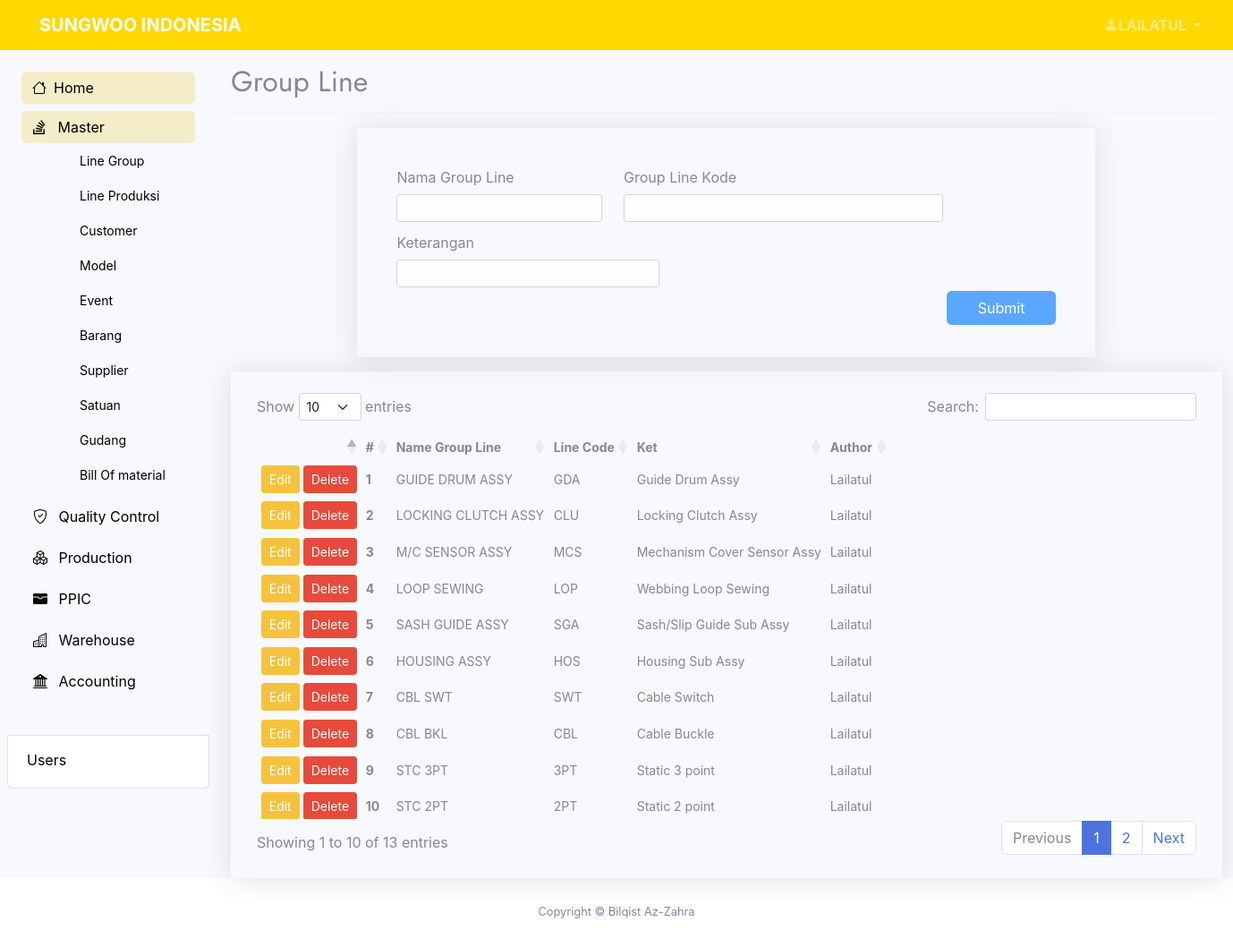
The app's page /pages/master/add-grupline.php (signed in), older data.
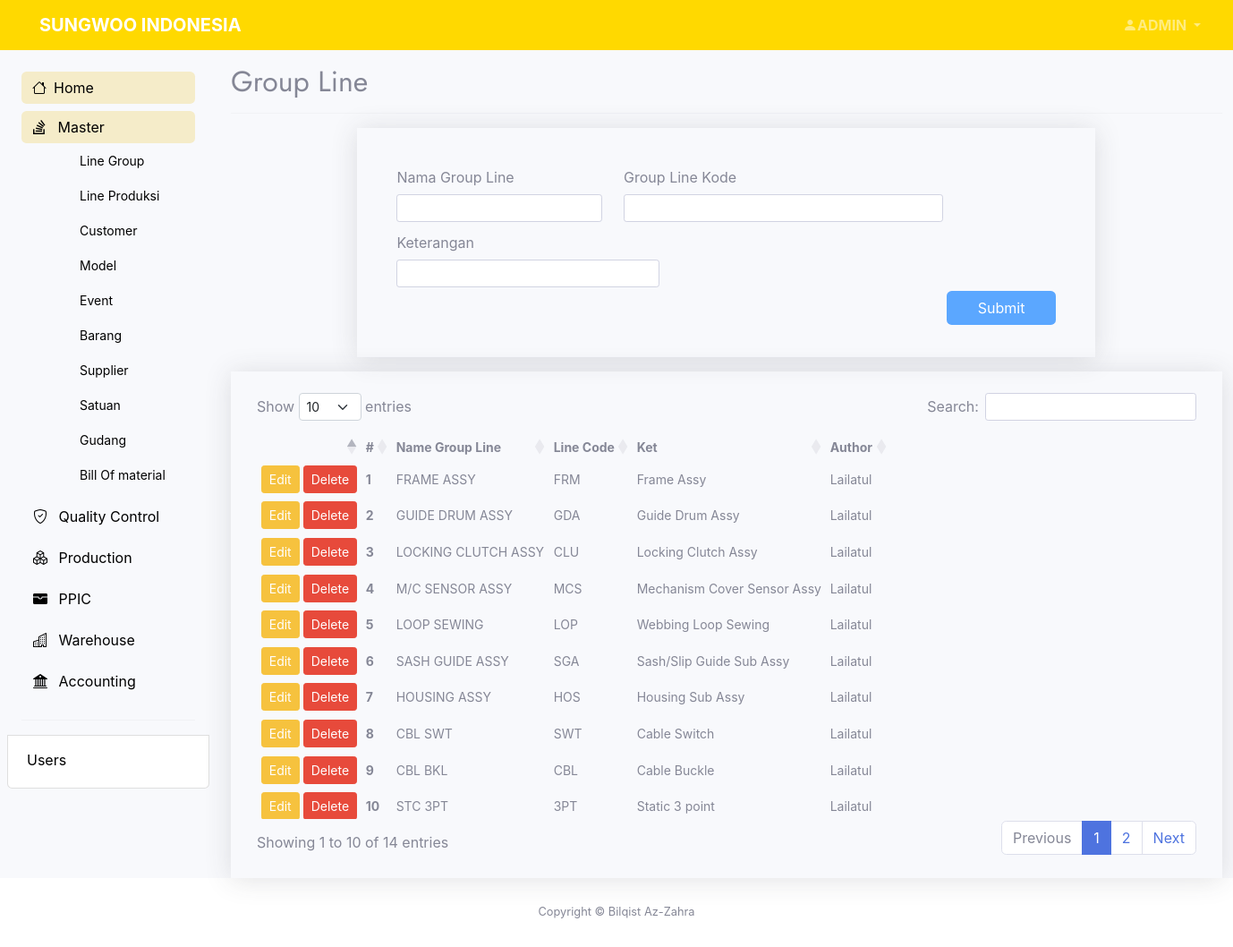
The same page, newer data.
### tables this page shows
CREATE TABLE `master_grupline` (
  `idgruline` int(11) NOT NULL,
  `nama_gru` varchar(30) NOT NULL,
  `grup_code` varchar(30) NOT NULL,
  `ket` text NOT NULL,
  `create_at` datetime NOT NULL DEFAULT current_timestamp(),
  `author` varchar(20) NOT NULL
);

### pages/master/add-grupline.php (the view, shortened to what the changed rows need)
<?php
    include "../../connect.php";
?>
<!DOCTYPE html>
<html lang="en">
<head>
    <?php include '../../layout/header.php' ?>
</head>
<body class="bg-light bg-light" >
	<section>
        <?php include '../../layout/topbar.php' ?>
    </section>
    <section class="container-xxl">
		<div class="row flex-nowrap">
			<div class="col-auto px-0 max-vh-100">
                <div class="col ps-md-3 max-vh-100" data-aos="fade" data-aos-delay="100">
                    <div class="page-header pt-3">
                        <h2>Group Line</h2>
                    </div>
                    <div class="row justify-content-md-center">
                        <div class="col-lg-12 col-md-12">
                            <div class="container shadow px-4 py-4">
                                <div class="table-responsive-lg">
                                    <table id="grupline_table" class="table-sm display nowrap table-hover">
                                        <thead>
                                            <tr>
                                                <th scope="col"></th>
                                                <th scope="col">#</th>
                                                <th scope="col">Name Group Line</th>
                                                <th scope="col">Line Code</th>
                                                <th scope="col">Ket</th>
                                                <th scope="col">Author</th>
                                            </tr>
                                        </thead>
                                        <tbody>
                                            <?php
                                            $sql2   = "SELECT * FROM master_grupline where idgruline!='0' ORDER BY create_at DESC";
                                            $q2     = mysqli_query($conn, $sql2);
                                            $order   = 1;
                                            while ($r2 = mysqli_fetch_array($q2)) {
                                                $id             = $r2['idgruline'];
                                                $namagru       = $r2['nama_gru'];
                                                $grupcode       = $r2['grup_code'];
                                                $ket           = $r2['ket'];
                                                $author         = $r2['author'];
                                            ?>
                                                <tr>
                                                    <td scope="row">
                                                        <a href="add-grupline.php?op=edit&id=<?php echo $id ?>"><button type="button" class="btn btn-sm btn-warning">Edit</button></a>
                                                        <a href="add-grupline.php?op=delete&id=<?php echo $id?>" onclick="return confirm('Are you sure you want to delete the data?')"><button type="button" class="btn btn-sm btn-danger">Delete</button></a>
                                                    </td>
                                                    <th scope="row"><?php echo $order++ ?></th>
                                                    <td scope="row"><?php echo $namagru  ?></td>
                                                    <td scope="row"><?php echo $grupcode ?></td>
                                                    <td scope="row"><?php echo $ket ?></td>
                                                    <td scope="row"><?php echo $author ?></td>
                                                </tr>
                                            <?php
                                            }
                                            ?>
                                        </tbody>
                                    </table>
                                </div>
                            </div>
                        </div>
                    </div>
                </div>
            </div>
        </div>
    </section>
</body>
</html>

### layout/topbar.php (shortened to what the changed rows need)
<header>
			<nav class="navbar navbar-expand-md navbar-dark">
			  	<div class="container-xxl">
					<div class="collapse navbar-collapse" id="topbar">
						<ul class="navbar-nav d-flex ms-auto">
							<li class="nav-item dropdown me-auto text-uppercase fw-bold">
								<a class="nav-link dropdown-toggle"
								href="#" id="navbarDropdown"
								role="button"
								data-bs-toggle="dropdown"
								aria-expanded="false">
								<span class="bi bi-person-fill"><?php echo strtoupper($_SESSION['name']); ?></span>
								</a>
							</li>
						</ul>
					</div>
			  	</div>
		  	</nav>
		</header>

Row changes from the older to the newer data that the page shows:
no longer on this page (row unchanged): master_grupline: nama_gru "STC 2PT", grup_code "2PT", ket "Static 2 point", author "Lailatul"
added master_grupline: nama_gru "FRAME ASSY", grup_code "FRM", ket "Frame Assy", author "Lailatul"
Text that changed along with them:
$_SESSION['name']: "LAILATUL" → "ADMIN"
text written by a page script: "Show entries Search: Showing 1 to 10 of 13 entries Previous 1 2 Next" → "Show entries Search: Showing 1 to 10 of 14 entries Previous 1 2 Next"
